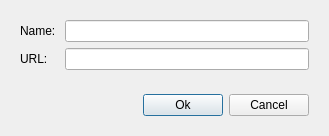
<?xml version="1.0" encoding="UTF-8"?>
<ui version="4.0">
 <class>EditObjectDialog</class>
 <widget class="QDialog" name="EditObjectDialog">
  <property name="geometry">
   <rect>
    <x>0</x>
    <y>0</y>
    <width>329</width>
    <height>129</height>
   </rect>
  </property>
  <property name="windowTitle">
   <string>Dialog</string>
  </property>
  <layout class="QVBoxLayout" name="verticalLayout">
   <item>
    <widget class="QWidget" name="formContainer" native="true">
     <layout class="QFormLayout" name="formLayout">
      <item row="0" column="0">
       <widget class="QLabel" name="nameLabel">
        <property name="text">
         <string>Name: </string>
        </property>
       </widget>
      </item>
      <item row="0" column="1">
       <widget class="QLineEdit" name="nameEdit"/>
      </item>
      <item row="1" column="0">
       <widget class="QLabel" name="urlLabel">
        <property name="text">
         <string>URL: </string>
        </property>
       </widget>
      </item>
      <item row="1" column="1">
       <widget class="QLineEdit" name="urlEdit"/>
      </item>
     </layout>
    </widget>
   </item>
   <item>
    <widget class="QWidget" name="buttonBar" native="true">
     <property name="sizePolicy">
      <sizepolicy hsizetype="Preferred" vsizetype="Fixed">
       <horstretch>0</horstretch>
       <verstretch>0</verstretch>
      </sizepolicy>
     </property>
     <layout class="QHBoxLayout" name="horizontalLayout">
      <item>
       <spacer name="horizontalSpacer">
        <property name="orientation">
         <enum>Qt::Horizontal</enum>
        </property>
        <property name="sizeHint" stdset="0">
         <size>
          <width>40</width>
          <height>20</height>
         </size>
        </property>
       </spacer>
      </item>
      <item>
       <widget class="QPushButton" name="okButton">
        <property name="text">
         <string>Ok</string>
        </property>
       </widget>
      </item>
      <item>
       <widget class="QPushButton" name="cancelButton">
        <property name="text">
         <string>Cancel</string>
        </property>
       </widget>
      </item>
     </layout>
    </widget>
   </item>
  </layout>
 </widget>
 <resources/>
 <connections>
  <connection>
   <sender>okButton</sender>
   <signal>clicked()</signal>
   <receiver>EditObjectDialog</receiver>
   <slot>onOkClick()</slot>
   <hints>
    <hint type="sourcelabel">
     <x>192</x>
     <y>99</y>
    </hint>
    <hint type="destinationlabel">
     <x>164</x>
     <y>64</y>
    </hint>
   </hints>
  </connection>
  <connection>
   <sender>cancelButton</sender>
   <signal>clicked()</signal>
   <receiver>EditObjectDialog</receiver>
   <slot>onCancelClick()</slot>
   <hints>
    <hint type="sourcelabel">
     <x>273</x>
     <y>99</y>
    </hint>
    <hint type="destinationlabel">
     <x>164</x>
     <y>64</y>
    </hint>
   </hints>
  </connection>
 </connections>
 <slots>
  <slot>onOkClick()</slot>
  <slot>onCancelClick()</slot>
 </slots>
</ui>
